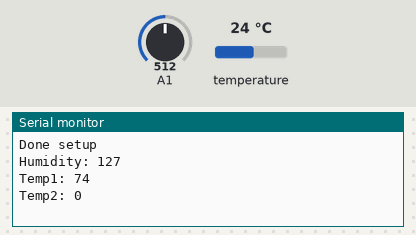
Bench run of a sketch on a simulated Arduino Uno, built with avr-gcc and run on an emulated ATmega328P. On the bench: the last lines printed to the serial monitor. The test bench sets the inputs (shaded band); at power-on: temperature 24 °C, A1 = 512. No radio packets arrive unless stated.

Above: at 6.6 s.
6.7 s: temperature set to 12 °C
At 13.0 s:
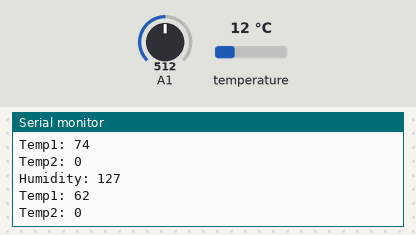
13.2 s: A1 set to 716
At 19.2 s:
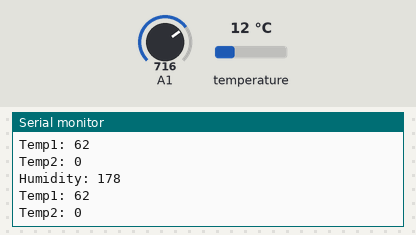
19.7 s: temperature set to 19 °C
At 25.0 s:
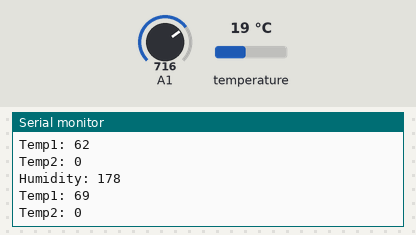
26.2 s: A1 set to 900
At 30.9 s:
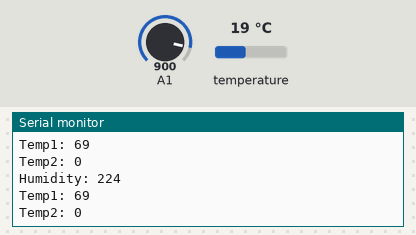
Timing chart, 0 to 32.4 s (numbered marks = the images above; inputs shaded):
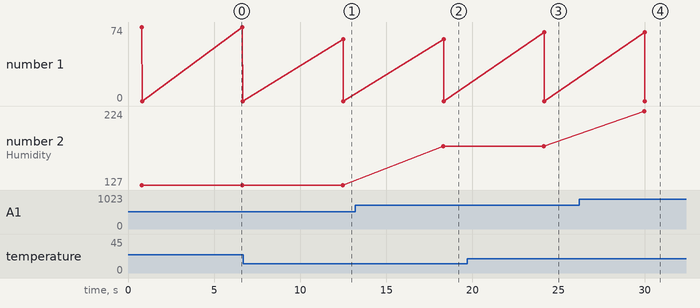

Measured:
- after the input at 6.7 s, the serial monitor: prints a new line after 5.8 s (image 1)
- after the input at 13.2 s, the serial monitor: prints a new line after 5.1 s (image 2)
- after the input at 19.7 s, the serial monitor: prints a new line after 4.5 s (image 3)
- after the input at 26.2 s, the serial monitor: prints a new line after 3.8 s (image 4)
- plotted number 2: 127 → 178 after the input at 13.2 s, 178 → 224 after the input at 26.2 s

The sketch:

GardenSensorTransmitter.ino
```cpp
#include <RH_ASK.h>
#include <SPI.h> // Not actually used but needed to compile
#include <OneWire.h>
#include <DallasTemperature.h>

#define ONE_WIRE_BUS 14

RH_ASK driver;
OneWire oneWire(ONE_WIRE_BUS);
DallasTemperature sensors(&oneWire);
DeviceAddress tempDeviceAddress; // We'll use this variable to store a found device address

int numberOfDevices; // Number of temperature devices found

void setup()
{
  Serial.begin(9600);    // Debugging only
  if (!driver.init())
    Serial.println("init failed");


  sensors.begin(); // Start up the library
  numberOfDevices = sensors.getDeviceCount();   // Grab a count of devices on the wire

  Serial.println("Done setup");
}

void loop()
{
  // Read humidity sensor
  int hum_sens_val = analogRead(A1);
  uint8_t hum_byte = (hum_sens_val + 1) / 4 - 1; //converting to byte (1023 -> 255)

  // If it's 255 that means it looped around
  if (hum_byte == 255) {
    hum_byte = 0;
  }

  uint8_t temps[2] = {0, 0};
  get_temperatures(temps);

  Serial.print("Humidity: ");
  Serial.println(hum_byte);
  Serial.print("Temp1: ");
  Serial.println(temps[0]);
  Serial.print("Temp2: ");
  Serial.println(temps[1]);

  const uint8_t msg[12] = {hum_byte, temps[0], temps[1], 0, 0, 0, 0, 0, 0, 0, 0, 0};

  driver.send((uint8_t *)msg, strlen(msg));
  driver.waitPacketSent();

  delay(5000);
}

void get_temperatures(uint8_t* values)
{
  float offset = 50;
  sensors.requestTemperatures(); // Send the command to get temperatures

  // Loop through each device, print out temperature data
  for (int i = 0; i < numberOfDevices; i++) {
    // Search the wire for address
    if (sensors.getAddress(tempDeviceAddress, i)) {

      float t = sensors.getTempC(tempDeviceAddress);
      //convert to byte
      if ( t > 50 ) {
        t = 50 ;
      }
      if ( t < -50 ) {
        t = -50  ;
      }

      t = t + offset;

      values[i] = (uint8_t)t;
    }
  }
}
```
